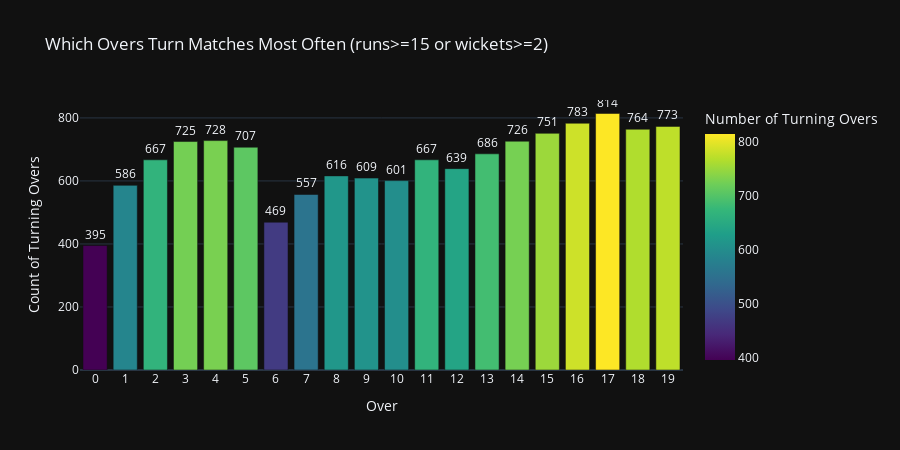

Write notebook code for a chart like this one.
### Markdown cell above
## 5) Match-Turning Overs

**Goal:** Identify overs across matches where runs >= 15 or wickets >=2 — potential turning overs. Plot frequency and examples.

### Code cell
import pandas as pd
import plotly.express as px

# -------------------------
# Match-turning Overs
# -------------------------
# Aggregate runs and wickets per over per match
over_match = df.groupby(['match_id','over']).agg(
    runs=('total_runs','sum'),
    wickets=('is_wicket','sum')
).reset_index()

# Define turning overs: high impact
turning = over_match[(over_match['runs'] >= 15) | (over_match['wickets'] >= 2)]

# Count frequency of turning overs
freq = turning.groupby('over').size().reset_index(name='count')

# -------------------------
# Interactive Bar Chart
# -------------------------
fig = px.bar(
    freq,
    x='over',
    y='count',
    text='count',
    labels={'over':'Over', 'count':'Number of Turning Overs'},
    title='Which Overs Turn Matches Most Often (runs>=15 or wickets>=2)',
    color='count',
    color_continuous_scale='Viridis',
    height=450
)

# Add labels on top of bars
fig.update_traces(textposition='outside')

# Style layout
fig.update_layout(
    template='plotly_dark',
    xaxis=dict(dtick=1),
    yaxis=dict(title='Count of Turning Overs'),
)

fig.show()

### Figure 1 — Plotly figure (JSON) as saved in the notebook; plotly's stock layout.template omitted (floating-point values rounded to 4 significant figures)
{"data": [{"hovertemplate": "Over=%{x}<br>Number of Turning Overs=%{marker.color}<extra></extra>", "legendgroup": "", "marker": {"color": [395, 586, 667, 725, 728, 707, 469, 557, 616, 609, 601, 667, 639, 686, 726, 751, 783, 814, 764, 773], "coloraxis": "coloraxis", "pattern": {"shape": ""}}, "name": "", "orientation": "v", "showlegend": false, "text": [395.0, 586.0, 667.0, 725.0, 728.0, 707.0, 469.0, 557.0, 616.0, 609.0, 601.0, 667.0, 639.0, 686.0, 726.0, 751.0, 783.0, 814.0, 764.0, 773.0], "textposition": "outside", "type": "bar", "x": [0, 1, 2, 3, 4, 5, 6, 7, 8, 9, 10, 11, 12, 13, 14, 15, 16, 17, 18, 19], "xaxis": "x", "y": [395, 586, 667, 725, 728, 707, 469, 557, 616, 609, 601, 667, 639, 686, 726, 751, 783, 814, 764, 773], "yaxis": "y"}], "layout": {"barmode": "relative", "coloraxis": {"colorbar": {"title": {"text": "Number of Turning Overs"}}, "colorscale": [[0, "#440154"], [0.1111, "#482878"], [0.2222, "#3e4989"], [0.3333, "#31688e"], [0.4444, "#26828e"], [0.5556, "#1f9e89"], [0.6667, "#35b779"], [0.7778, "#6ece58"], [0.8889, "#b5de2b"], [1, "#fde725"]]}, "height": 450, "legend": {"tracegroupgap": 0}, "title": {"text": "Which Overs Turn Matches Most Often (runs>=15 or wickets>=2)"}, "xaxis": {"anchor": "y", "domain": [0, 1], "dtick": 1, "title": {"text": "Over"}}, "yaxis": {"anchor": "x", "domain": [0, 1], "title": {"text": "Count of Turning Overs"}}}}
